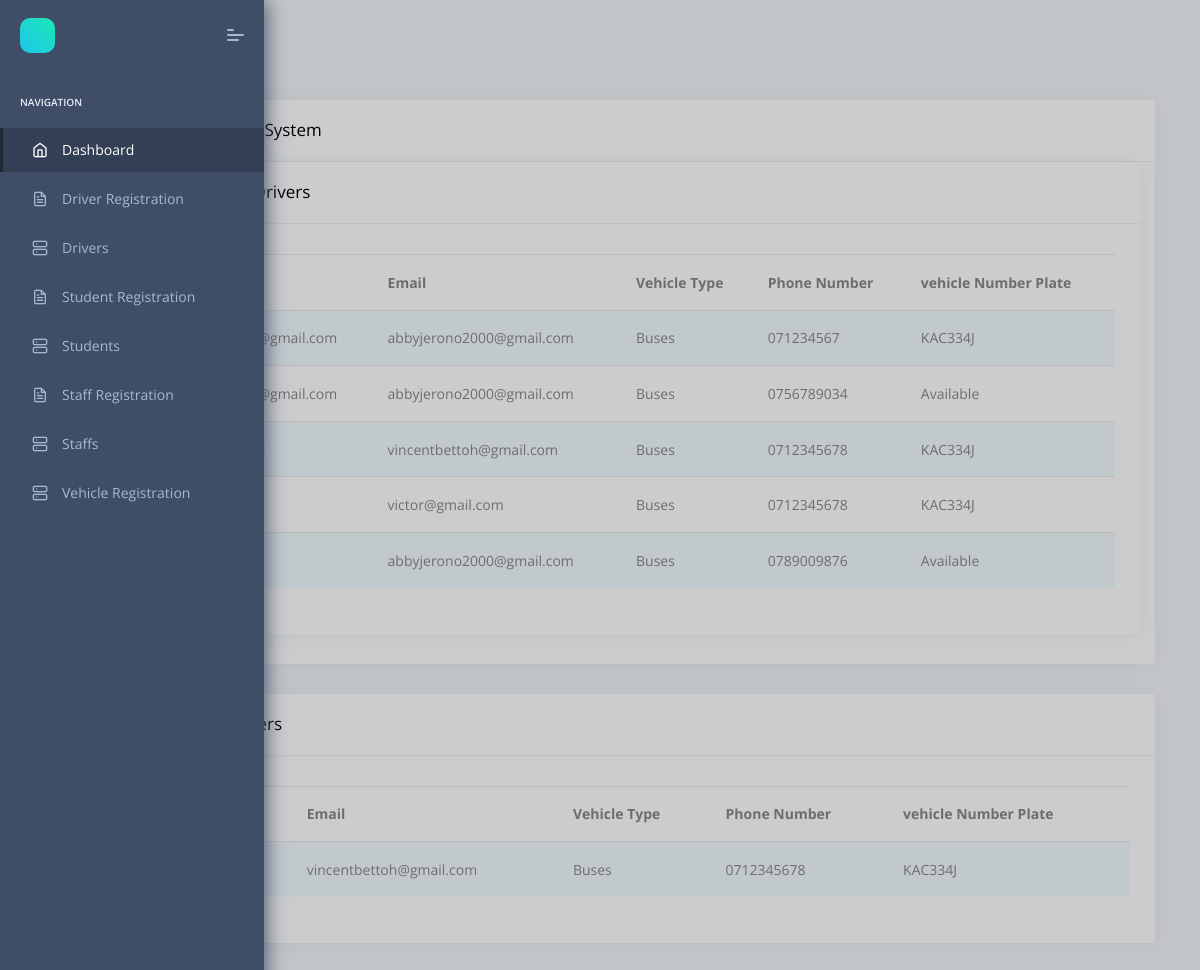
/student/Drivers.php (signed in), run on the app's committed database.
### tables this page shows
CREATE TABLE `driver` (
  `id` int(11) NOT NULL,
  `Name` varchar(30) NOT NULL,
  `Email` varchar(30) NOT NULL,
  `VehicleType` varchar(30) NOT NULL,
  `PhoneNumber` varchar(30) NOT NULL,
  `VehicleNumberPlate` varchar(40) NOT NULL,
  `Availability` varchar(30) NOT NULL,
  `password` varchar(20) NOT NULL
);

### student/Drivers.php (the view, shortened to what this page needs)
<!DOCTYPE html>
<html lang="en">
<head>
    <link rel="stylesheet" href="assets/fonts/fontawesome/css/fontawesome-all.min.css">
    <link rel="stylesheet" href="assets/plugins/animation/css/animate.min.css">
    <link rel="stylesheet" href="assets/css/style.css">
</head>
<body>
    <nav class="pcoded-navbar">
        <div class="navbar-wrapper">
            <div class="navbar-brand header-logo">
                <a href="index.html" class="b-brand">
                    <div class="b-bg">
                    </div>
                </a>
                <a class="mobile-menu" id="mobile-collapse" href="javascript:"><span></span></a>
            </div>
            <div class="navbar-content scroll-div">
            <ul class="nav pcoded-inner-navbar">
                    <li class="nav-item pcoded-menu-caption">
                        <label>Navigation</label>
                    </li>
                    <li data-username="dashboard Default Ecommerce CRM Analytics Crypto Project" class="nav-item active">
                        <a href="index.html" class="nav-link "><span class="pcoded-micon"><i class="feather icon-home"></i></span><span class="pcoded-mtext">Dashboard</span></a>
                    </li>
                    <li data-username="form elements advance componant validation masking wizard picker select" class="nav-item">
                        <a href="DriverRegistration.php" class="nav-link "><span class="pcoded-micon"><i class="feather icon-file-text"></i></span><span class="pcoded-mtext">Driver Registration</span></a>
                    </li>
                    <li data-username="Table bootstrap datatable footable" class="nav-item">
                        <a href="Drivers.php" class="nav-link "><span class="pcoded-micon"><i class="feather icon-server"></i></span><span class="pcoded-mtext">Drivers</span></a>
                    </li>
                    <li data-username="form elements advance componant validation masking wizard picker select" class="nav-item">
                        <a href="StudentRegistration.php" class="nav-link "><span class="pcoded-micon"><i class="feather icon-file-text"></i></span><span class="pcoded-mtext">Student Registration</span></a>
                    </li>
                    <li data-username="Table bootstrap datatable footable" class="nav-item">
                        <a href="students.php" class="nav-link "><span class="pcoded-micon"><i class="feather icon-server"></i></span><span class="pcoded-mtext">Students</span></a>
                    </li>
                    <li data-username="form elements advance componant validation masking wizard picker select" class="nav-item">
                        <a href="StaffRegistration.php" class="nav-link "><span class="pcoded-micon"><i class="feather icon-file-text"></i></span><span class="pcoded-mtext">Staff Registration</span></a>
                    </li>
                    <li data-username="Table bootstrap datatable footable" class="nav-item">
                        <a href="staff.php" class="nav-link "><span class="pcoded-micon"><i class="feather icon-server"></i></span><span class="pcoded-mtext">Staffs</span></a>
                    </li>
                    <li data-username="Table bootstrap datatable footable" class="nav-item">
                        <a href="VehiclesRegistration.php" class="nav-link "><span class="pcoded-micon"><i class="feather icon-server"></i></span><span class="pcoded-mtext">Vehicle Registration</span></a>
                    </li>
                   </ul>
            </div>
        </div>
    </nav>
    <header class="navbar pcoded-header navbar-expand-lg navbar-light">
    </header>
    <section class="pcoded-main-container">
        <div class="pcoded-wrapper">
            <div class="pcoded-content">
                <div class="pcoded-inner-content">
                    <div class="page-header">
                        <div class="page-block">
                            <div class="row align-items-center">
                                <div class="col-md-12">
                                <div class="col-xl-12">
                                    <div class="card">
                                        <div class="card-header">
                                            <h5>Drivers In The System</h5>
                                        </div>
                                        <div class="col-xl-12">
                                <div class="card">
                                    <div class="card-header">
                                        <h5>Registered  Drivers</h5>
                                    </div>
                                    <div class="card-block table-border-style">
                                        <div class="table-responsive">
                                            <table class="table table-striped">
                                                <thead>
                                                    <tr>
                                                        <th>#</th>
                                                        <th>Name</th>
                                                        <th>Email</th>
                                                        <th>Vehicle Type</th>
                                                        <th>Phone Number</th>
                                                        <th>vehicle Number Plate</th>
                                                    </tr>
                                                </thead>
                                                <tbody>
                                                <?php
                                                    $connection=mysqli_connect('localhost','root','','ride_requisition_and_management_system');
                                                    $sql="select * from driver";
                                                    $query=mysqli_query($connection,$sql);
                                                    while($row=mysqli_fetch_assoc($query))
                                                    {
                                                    ?>
                                                    <tr>
                                                        <th scope="row"><?php echo $row['id'];?></th>
                                                        <td><?php echo $row['Name'];?></td>
                                                        <td><?php echo $row['Email'];?></td>
                                                        <td><?php echo $row['VehicleType'];?></td>
                                                        <td><?php echo $row['PhoneNumber'];?></td>
                                                        <td><?php echo $row['VehicleNumberPlate'];?></td>
                                                    </tr>
                                                   <?php }?>
                                                </tbody>
                                            </table>
                                        </div>
                                    </div>
                                </div>
                            </div>
                        </div>
                        </div>
                    </div>
                </div>
            </div>
        </div>
                            <div class="col-xl-12">
                                <div class="card">
                                    <div class="card-header">
                                        <h5>Available Drivers</h5>
                                    </div>
                                    <div class="card-block table-border-style">
                                        <div class="table-responsive">
                                            <table class="table table-striped">
                                                <thead>
                                                    <tr>
                                                        <th>#</th>
                                                        <th>Name</th>
                                                        <th>Email</th>
                                                        <th>Vehicle Type</th>
                                                        <th>Phone Number</th>
                                                        <th>vehicle Number Plate</th>
                                                    </tr>
                                                </thead>
                                                <tbody>
                                                <?php
                                                    $connection=mysqli_connect('localhost','root','','ride_requisition_and_management_system');
                                                    $sql="select * from driver where availability='available'";
                                                    $query=mysqli_query($connection,$sql);
                                                    while($row=mysqli_fetch_assoc($query))
                                                    {
                                                    ?>
                                                    <tr>
                                                        <th scope="row"><?php echo $row['id'];?></th>
                                                        <td><?php echo $row['Name'];?></td>
                                                        <td><?php echo $row['Email'];?></td>
                                                        <td><?php echo $row['VehicleType'];?></td>
                                                        <td><?php echo $row['PhoneNumber'];?></td>
                                                        <td><?php echo $row['VehicleNumberPlate'];?></td>
                                                    </tr>
                                                   <?php }?>
                                                </tbody>
                                            </table>
                                        </div>
                                    </div>
                                </div>
                            </div>
                        </div>
                        </div>
                    </div>
    </section>
</body>
</html>

### data on the page
driver: Name "admin@gmail.com", Email "abbyjerono2000@gmail.com", VehicleType "Buses", PhoneNumber "071234567", VehicleNumberPlate "KAC334J"
driver: Name "admin@gmail.com", Email "abbyjerono2000@gmail.com", VehicleType "Buses", PhoneNumber "0756789034", VehicleNumberPlate "Available"
driver: Email "vincentbettoh@gmail.com", VehicleType "Buses", PhoneNumber "0712345678", VehicleNumberPlate "KAC334J"
driver: Email "victor@gmail.com", VehicleType "Buses", PhoneNumber "0712345678", VehicleNumberPlate "KAC334J"
driver: Email "abbyjerono2000@gmail.com", VehicleType "Buses", PhoneNumber "0789009876", VehicleNumberPlate "Available"
